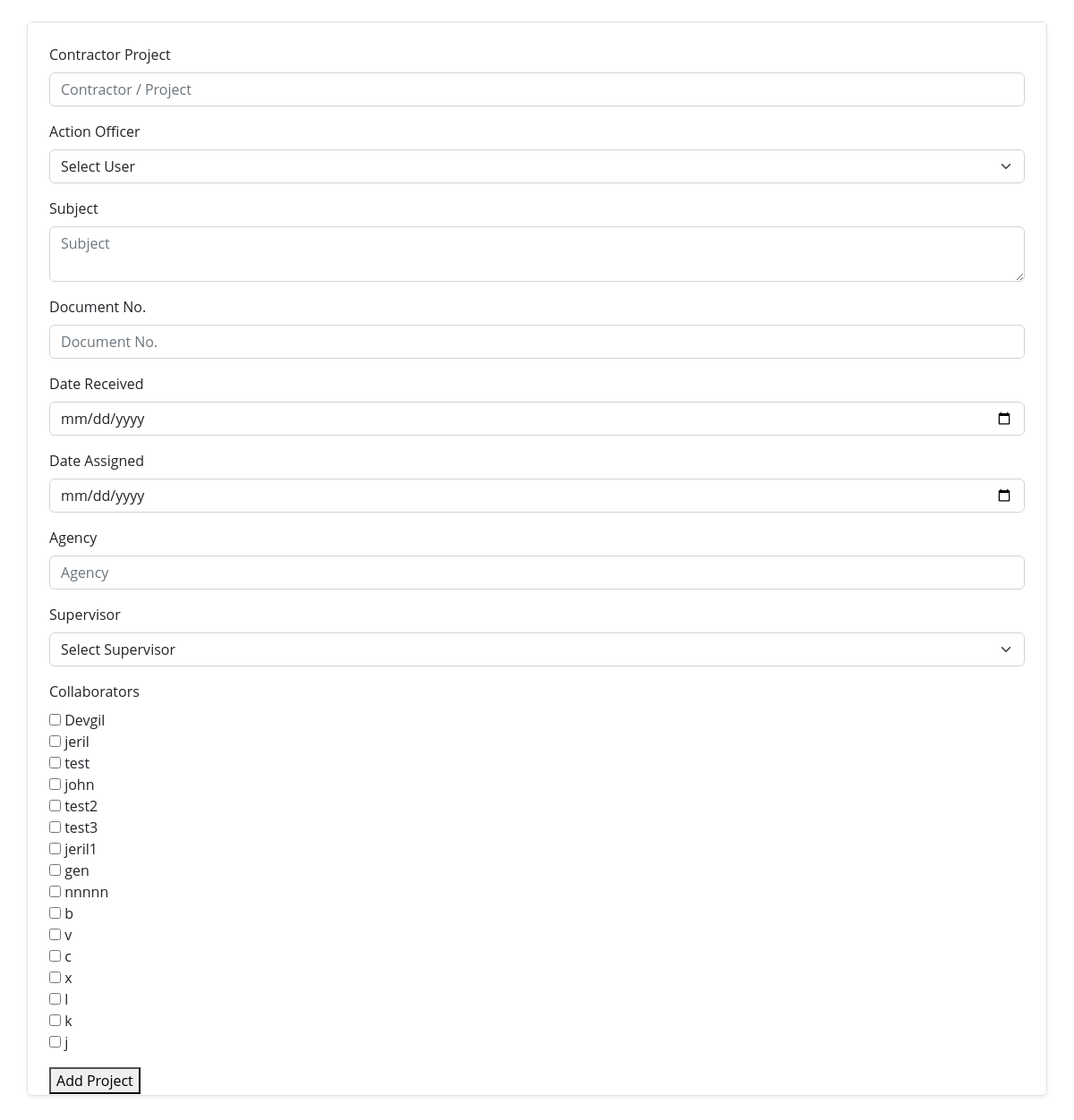
The app's page /add_project.php with its own data.
### tables this page shows
CREATE TABLE `users` (
  `id` int(11) NOT NULL,
  `name` varchar(100) NOT NULL,
  `email` varchar(100) NOT NULL,
  `number` varchar(15) DEFAULT NULL,
  `position` varchar(100) DEFAULT NULL,
  `action_officer` varchar(100) DEFAULT NULL,
  `birthday` date DEFAULT NULL,
  `password` varchar(255) NOT NULL,
  `otp` int(6) DEFAULT NULL,
  `otp_expiry` int(11) DEFAULT NULL,
  `section_heads_id` int(11) DEFAULT NULL,
  `designation_id` int(11) DEFAULT NULL,
  `section_id` int(11) DEFAULT NULL,
  `role_id` int(11) DEFAULT NULL,
  `status` enum('active','inactive') DEFAULT 'active'
);

### add_project.php (the view, shortened to what this page needs)
<?php
include 'conn.php';
?>
<!doctype html>
<html lang="en">
<head>
    <link href="css/bootstrap.min.css" rel="stylesheet">
    <link href="css/bootstrap-icons.css" rel="stylesheet">
    <link href="css/coa.css" rel="stylesheet">
    <link rel="stylesheet" href="https://cdnjs.cloudflare.com/ajax/libs/font-awesome/5.15.4/css/all.min.css" />
    <link rel="stylesheet" href="https://cdnjs.cloudflare.com/ajax/libs/font-awesome/4.7.0/css/font-awesome.min.css">
    <link rel="stylesheet" href="https://cdnjs.cloudflare.com/ajax/libs/toastr.js/latest/toastr.min.css">
<link rel="stylesheet" href="https://cdn.jsdelivr.net/npm/sweetalert2@11.4.4/dist/sweetalert2.min.css">
</head>
<body>
<form method="POST" action="add_project.php" class="container mt-4 p-4 border rounded shadow-sm scrollable-form">
<div class="mb-3">
<label for="user" class="form-label">Contractor Project</label>
    <input type="text" class="form-control" name="contractor_project" placeholder="Contractor / Project" required>
</div>
<div class="mb-3">
    <label for="user" class="form-label">Action Officer</label>
    <select name="user" class="form-select" required>
        <option value="">Select User</option>
    </select>
</div>
    <div class="mb-3">
    <label for="user" class="form-label">Subject</label>
    <textarea name="subjects" class="form-control" placeholder="Subject" required></textarea>
    </div>
    <div class="mb-3">
    <label for="user" class="form-label">Document No.</label>
    <input type="text" class="form-control" name="document_no" placeholder="Document No." required>
    </div>
    <div class="mb-3">
    <label for="user" class="form-label">Date Received</label>
    <input type="date" class="form-control" name="date_received" required>
    </div>
    <div class="mb-3">
    <label for="user" class="form-label">Date Assigned</label>
    <input type="date" class="form-control" name="date_assigned" required>
    </div>
    <div class="mb-3">
    <label for="user" class="form-label">Agency</label>
    <input type="text" class="form-control" name="agency" placeholder="Agency" required>
    </div>
    <div class="mb-3">
    <label for="supervisor" class="form-label">Supervisor</label>
    <select name="supervisor" class="form-select" required>
        <option value="">Select Supervisor</option>
    </select>
</div>
    <div class="mb-3">
    <label for="collaborators" class="form-label">Collaborators</label>
    <?php
    $result_collaborators = $conn->query("SELECT id, name FROM users");
    if ($result_collaborators && $result_collaborators->num_rows > 0) {
        while ($row = $result_collaborators->fetch_assoc()) {
            echo "<div>
                    <input type='checkbox' name='collaborators[]' value='" . $row['id'] . "'>
                    " . htmlspecialchars($row['name']) . "
                  </div>";
        }
    } else {
        echo "<p>No collaborators available</p>";
    }
    ?>
    </div>
    <button type="submit">Add Project</button>
</form>
</body>
</html>

### css/coa.css (style rules this page uses)
:root { --white-color: #ffffff; --primary-color: #E76F51; --secondary-color: #E9C46A; --section-bg-color: #f0f8ff; --custom-btn-bg-color: #F4A261; --custom-btn-bg-hover-color: #E76F51; --dark-color: #000000; --p-color: #717275; --link-hover-color: #E76F51; --body-font-family: 'Unbounded', sans-serif; --h1-font-size: 42px; --h2-font-size: 36px; --h3-font-size: 28px; --h4-font-size: 24px; --h5-font-size: 22px; --h6-font-size: 20px; --p-font-size: 16px; --menu-font-size: 12px; --btn-font-size: 14px; --copyright-font-size: 14px; --border-radius-large: 100px; --border-radius-medium: 20px; --border-radius-small: 10px; --font-weight-light: 300; --font-weight-normal: 400; --font-weight-semibold: 600; --font-weight-bold: 700; }
body { background-color: var(--white-color); font-family: var(--body-font-family); }
a, button { touch-action: manipulation; transition: all 0.3s; }

### add_project.php (style rules this page uses)
body { font-family: 'Open Sans', helvetica, arial, sans-serif; background: url('./images/Yellow\ Modern\ The\ Building\ Presentation.png') no-repeat center center fixed; background-size: cover; }
.scrollable-form { max-height: 80vh; overflow-y: auto; padding: 15px; background: rgba(255, 255, 255, 0.9); border-radius: 8px; box-shadow: 0 4px 6px rgba(0, 0, 0, 0.1); }

### records on screen
users: name "Devgil"
users: name "jeril"
users: name "test"
users: name "john"
users: name "test2"
users: name "test3"
users: name "jeril1"
users: name "gen"
users: name "nnnnn"
users: name "b"
users: name "v"
users: name "c"
users: name "x"
users: name "l"
users: name "k"
users: name "j"
